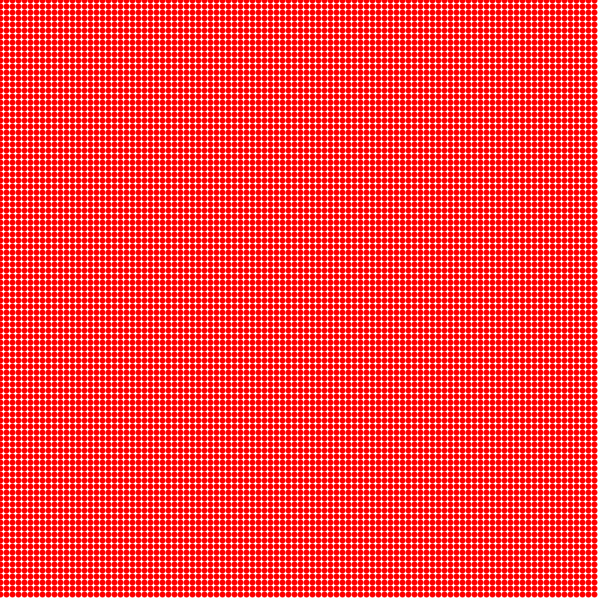
Frame 1 (no input)
Frame 60 (the mouse pressed at the canvas centre just before this capture): identical to frame 1, image omitted
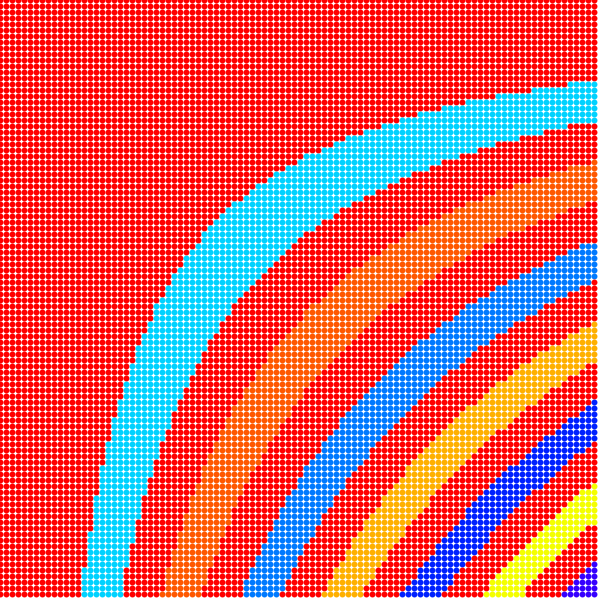
Frame 120 (the mouse held since frame 60 and released just before this capture)

The Processing sketch that drew these frames (run headless with seeded random() and noise(); from frame 60 on, the mouse is pressed at the canvas centre):

// Processing sketch: hw3_3
// ── hw3_3.pde
void setup(){
  size(600,600);
}
void draw(){
  background(255);
  noSmooth();
  colorMode(HSB); 
  strokeWeight(6);
  for(int i=0;i<600;i+=6){
    for(int j=0;j<600;j+=6){
      stroke(map((i*j*mouseX*mouseY) % 3600,0,3600,0,255),255,255);
      point(i,j);
    }
  }
}
